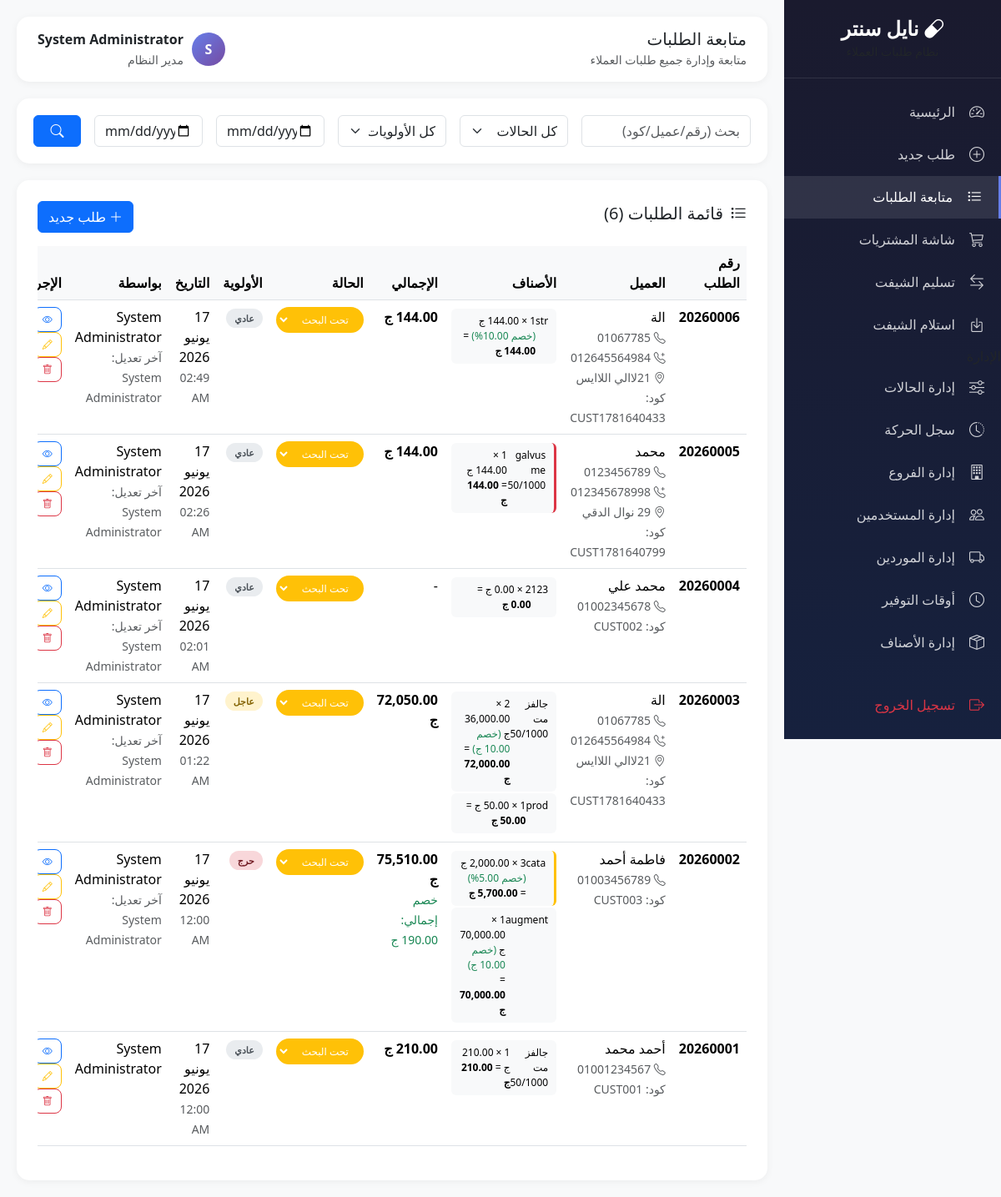
The page /modules/customer-requests/orders.php (signed in) on the database its author committed.
### tables this page shows
CREATE TABLE `orders` (
  `id` int(11) NOT NULL,
  `order_number` varchar(20) NOT NULL,
  `customer_id` int(11) DEFAULT NULL,
  `customer_code` varchar(50) DEFAULT NULL,
  `customer_name` varchar(100) NOT NULL,
  `customer_phone` varchar(20) DEFAULT NULL,
  `customer_phone2` varchar(20) DEFAULT NULL,
  `customer_address` varchar(255) DEFAULT NULL,
  `branch_code` varchar(20) DEFAULT NULL,
  `order_date` datetime DEFAULT current_timestamp(),
  `priority` enum('normal','urgent','critical') DEFAULT 'normal',
  `status_id` int(11) DEFAULT 1,
  `total_items` int(11) DEFAULT 0,
  `notes` text DEFAULT NULL,
  `created_by` int(11) NOT NULL,
  `created_at` timestamp NOT NULL DEFAULT current_timestamp(),
  `updated_by` int(11) DEFAULT NULL,
  `updated_at` timestamp NULL DEFAULT NULL,
  `total_discount_type` enum('percentage','fixed') DEFAULT NULL,
  `total_discount_value` decimal(10,2) DEFAULT 0.00,
  `final_total` decimal(10,2) DEFAULT 0.00
);

CREATE TABLE `order_items` (
  `id` int(11) NOT NULL,
  `order_id` int(11) NOT NULL,
  `product_id` int(11) DEFAULT NULL,
  `product_code` varchar(50) DEFAULT NULL,
  `product_name` varchar(200) NOT NULL,
  `quantity` int(11) DEFAULT 1,
  `notes` text DEFAULT NULL,
  `created_at` timestamp NOT NULL DEFAULT current_timestamp(),
  `unit_price` decimal(10,2) DEFAULT 0.00,
  `discount_type` enum('percentage','fixed') DEFAULT NULL,
  `discount_value` decimal(10,2) DEFAULT 0.00,
  `final_price` decimal(10,2) DEFAULT 0.00,
  `is_manual` tinyint(1) DEFAULT 0,
  `needs_purchase` tinyint(1) DEFAULT 0,
  `is_manual_product` tinyint(4) DEFAULT 0,
  `manual_product_name` varchar(200) DEFAULT NULL,
  `supplier_name` varchar(100) DEFAULT NULL,
  `supplier_phone` varchar(20) DEFAULT NULL,
  `delivery_time` varchar(50) DEFAULT NULL,
  `purchased_at` datetime DEFAULT NULL,
  `purchased_by` int(11) DEFAULT NULL,
  `updated_at` timestamp NULL DEFAULT NULL ON UPDATE current_timestamp()
);

CREATE TABLE `order_statuses` (
  `id` int(11) NOT NULL,
  `status_name` varchar(50) NOT NULL,
  `status_color` varchar(20) DEFAULT '#6c757d',
  `sort_order` int(11) DEFAULT 0,
  `is_default` tinyint(1) DEFAULT 0,
  `is_final` tinyint(1) DEFAULT 0,
  `is_active` tinyint(1) DEFAULT 1,
  `created_at` timestamp NOT NULL DEFAULT current_timestamp(),
  `updated_at` timestamp NOT NULL DEFAULT current_timestamp() ON UPDATE current_timestamp()
);

CREATE TABLE `users` (
  `id` int(11) NOT NULL,
  `username` varchar(50) NOT NULL,
  `password` varchar(255) NOT NULL,
  `full_name` varchar(100) NOT NULL,
  `role` enum('admin','pharmacist','purchaser','cashier') DEFAULT 'pharmacist',
  `branch_code` varchar(20) DEFAULT NULL,
  `phone` varchar(20) DEFAULT NULL,
  `is_active` tinyint(1) DEFAULT 1,
  `last_login` datetime DEFAULT NULL,
  `created_at` timestamp NOT NULL DEFAULT current_timestamp(),
  `updated_at` timestamp NOT NULL DEFAULT current_timestamp() ON UPDATE current_timestamp()
);

### core/config.php (called while the page is built, shortened)
<?php
function isLoggedIn() {
    return isset($_SESSION['user_id']) && !empty($_SESSION['user_id']);
}
function isAdmin() {
    return isLoggedIn() && $_SESSION['user_role'] === 'admin';
}
function arabicDate($date) {
    $d = new DateTime($date);
    $day = $d->format('d');
    $month = AR_MONTHS[(int)$d->format('m') - 1];
    $year = $d->format('Y');
    return "$day $month $year";
}

### modules/customer-requests/orders.php (the view, shortened to what this page needs)
<?php
require_once __DIR__ . '/../../core/config.php';
$db = getDB();
$search = $_GET['search'] ?? '';
$date_from = $_GET['date_from'] ?? '';
$date_to = $_GET['date_to'] ?? '';
$sql = "SELECT o.*, os.status_name, os.status_color, os.is_final, u.full_name as creator_name, updater.full_name as updater_name
        FROM orders o
        JOIN order_statuses os ON o.status_id = os.id
        JOIN users u ON o.created_by = u.id
        LEFT JOIN users updater ON o.updated_by = updater.id
        WHERE 1=1";
$params = [];
$sql .= " ORDER BY o.created_at DESC";
$stmt = $db->prepare($sql);
$stmt->execute($params);
$orders = $stmt->fetchAll();
$stmt = $db->query("SELECT * FROM order_statuses WHERE is_active = 1 ORDER BY sort_order");
$all_statuses = $stmt->fetchAll();
$orderItemsMap = [];
$stmt = $db->query("SELECT oi.*, o.order_number FROM order_items oi JOIN orders o ON oi.order_id = o.id");
$allItems = $stmt->fetchAll();
foreach ($allItems as $item) {
    $orderItemsMap[$item['order_id']][] = $item;
}
$page_title = 'متابعة الطلبات';
?>
<!DOCTYPE html>
<html lang="ar" dir="rtl">
<head>
    <link href="https://cdn.jsdelivr.net/npm/bootstrap@5.3.2/dist/css/bootstrap.rtl.min.css" rel="stylesheet">
    <link href="https://cdn.jsdelivr.net/npm/bootstrap-icons@1.11.1/font/bootstrap-icons.css" rel="stylesheet">
</head>
<body>
    <?php require_once __DIR__ . '/../../includes/sidebar.php'; ?>
    <div class="main-content">
        <div class="topbar">
            <div><h5 class="mb-0"><?= $page_title ?></h5><small class="text-muted">متابعة وإدارة جميع طلبات العملاء</small></div>
            <div class="d-flex align-items-center">
                <div class="user-avatar" style="width:40px;height:40px;border-radius:50%;background:linear-gradient(135deg, var(--primary), var(--secondary));color:white;display:flex;align-items:center;justify-content:center;font-weight:700;margin-left:10px;"><?= mb_substr($_SESSION['user_name'], 0, 1) ?></div>
                <div><div class="fw-bold"><?= $_SESSION['user_name'] ?></div><small class="text-muted"><?= $_SESSION['user_role'] === 'admin' ? 'مدير النظام' : 'صيدلي' ?></small></div>
            </div>
        </div>
        <div class="filter-card">
            <form method="GET" class="row g-3">
                <div class="col-md-3">
                    <input type="text" class="form-control" name="search" value="<?= $search ?>" placeholder="بحث (رقم/عميل/كود)">
                </div>
                <div class="col-md-2">
                    <select class="form-select" name="status">
                        <option value="">كل الحالات</option>
                    </select>
                </div>
                <div class="col-md-2">
                    <select class="form-select" name="priority">
                        <option value="">كل الأولويات</option>
                    </select>
                </div>
                <div class="col-md-2">
                    <input type="date" class="form-control" name="date_from" value="<?= $date_from ?>" placeholder="من">
                </div>
                <div class="col-md-2">
                    <input type="date" class="form-control" name="date_to" value="<?= $date_to ?>" placeholder="إلى">
                </div>
                <div class="col-md-1">
                    <button type="submit" class="btn btn-primary w-100"><i class="bi bi-search"></i></button>
                </div>
            </form>
        </div>
        <div class="content-card">
            <div class="d-flex justify-content-between align-items-center mb-3">
                <h5><i class="bi bi-list-task me-2"></i>قائمة الطلبات (<?= count($orders) ?>)</h5>
                <a href="new-order.php" class="btn btn-primary"><i class="bi bi-plus-lg me-1"></i>طلب جديد</a>
            </div>
            <div class="table-responsive">
                <table class="table table-hover">
                    <thead>
                        <tr>
                            <th>رقم الطلب</th>
                            <th>العميل</th>
                            <th>الأصناف</th>
                            <th>الإجمالي</th>
                            <th>الحالة</th>
                            <th>الأولوية</th>
                            <th>التاريخ</th>
                            <th>بواسطة</th>
                            <th>الإجراءات</th>
                        </tr>
                    </thead>
                    <tbody>
                        <?php foreach ($orders as $order):
                            $items = $orderItemsMap[$order['id']] ?? [];
                        ?>
                        <tr class="order-row">
                            <td class="fw-bold"><?= $order['order_number'] ?></td>
                            <td>
                                <?= $order['customer_name'] ?>
                                <?php if ($order['customer_phone']): ?>
                                    <br><small class="text-muted"><i class="bi bi-telephone"></i> <?= $order['customer_phone'] ?></small>
                                <?php endif; ?>
                                <?php if ($order['customer_phone2']): ?>
                                    <br><small class="text-muted"><i class="bi bi-telephone-plus"></i> <?= $order['customer_phone2'] ?></small>
                                <?php endif; ?>
                                <?php if ($order['customer_address']): ?>
                                    <br><small class="text-muted"><i class="bi bi-geo-alt"></i> <?= $order['customer_address'] ?></small>
                                <?php endif; ?>
                                <?php if ($order['customer_code']): ?>
                                    <br><small class="text-muted">كود: <?= $order['customer_code'] ?></small>
                                <?php endif; ?>
                            </td>
                            <td>
                                <?php if (count($items) > 0): ?>
                                    <?php foreach ($items as $item): ?>
                                    <div class="item-inline <?= $item['is_manual'] ? 'manual' : '' ?> <?= $item['needs_purchase'] ? 'purchase-needed' : '' ?>">
                                        <span><?= $item['product_name'] ?></span>
                                        <span>
                                            <?= $item['quantity'] ?> × <?= number_format($item['unit_price'], 2) ?> ج
                                            <?php if ($item['discount_value'] > 0): ?>
                                                <span class="text-success">(خصم <?= $item['discount_value'] ?><?= $item['discount_type'] === 'percentage' ? '%' : ' ج' ?>)</span>
                                            <?php endif; ?>
                                            = <strong><?= number_format($item['final_price'], 2) ?> ج</strong>
                                        </span>
                                    </div>
                                    <?php endforeach; ?>
                                <?php else: ?>
                                    <?= $order['total_items'] ?> صنف
                                <?php endif; ?>
                            </td>
                            <td>
                                <?php if ($order['final_total'] > 0): ?>
                                    <strong><?= number_format($order['final_total'], 2) ?> ج</strong>
                                    <?php if ($order['total_discount_value'] > 0): ?>
                                        <br><small class="text-success">خصم إجمالي: <?= $order['total_discount_value'] ?><?= $order['total_discount_type'] === 'percentage' ? '%' : ' ج' ?></small>
                                    <?php endif; ?>
                                <?php else: ?>
                                    -
                                <?php endif; ?>
                            </td>
                            <td>
                                <?php if ($order['is_final']): ?>
                                    <span class="status-badge" style="background: <?= $order['status_color'] ?>">
                                        <?= $order['status_name'] ?>
                                    </span>
                                <?php else: ?>
                                    <select class="status-select" style="background: <?= $order['status_color'] ?>; border-color: <?= $order['status_color'] ?>"
                                            onchange="changeStatus(<?= $order['id'] ?>, this.value)">
                                        <?php foreach ($all_statuses as $s): ?>
                                        <option value="<?= $s['id'] ?>" <?= $order['status_id'] == $s['id'] ? 'selected' : '' ?>
                                                style="background: <?= $s['status_color'] ?>; color: white">
                                            <?= $s['status_name'] ?>
                                        </option>
                                        <?php endforeach; ?>
                                    </select>
                                <?php endif; ?>
                            </td>
                            <td>
                                <span class="priority-badge priority-<?= $order['priority'] ?>">
                                    <?= $order['priority'] === 'normal' ? 'عادي' : ($order['priority'] === 'urgent' ? 'عاجل' : 'حرج') ?>
                                </span>
                            </td>
                           <td><?= arabicDate($order['order_date']) ?><br><small class="text-muted"><?= date('h:i A', strtotime($order['order_date'])) ?></small></td>
                            <td>
                                <?= $order['creator_name'] ?>
                                <?php if ($order['updater_name']): ?>
                                    <br><small class="text-muted">آخر تعديل: <?= $order['updater_name'] ?></small>
                                <?php endif; ?>
                            </td>
                            <td>
                                <a href="?view=<?= $order['id'] ?>" class="btn btn-sm btn-outline-primary btn-action">
                                    <i class="bi bi-eye"></i>
                                </a>
                                <a href="edit-order.php?id=<?= $order['id'] ?>" class="btn btn-sm btn-outline-warning btn-action">
                                    <i class="bi bi-pencil"></i>
                                </a>
                                <?php if (isAdmin()): ?>
                                <a href="?delete=<?= $order['id'] ?>" class="btn btn-sm btn-outline-danger btn-action" onclick="return confirm('هل أنت متأكد من الحذف؟')">
                                    <i class="bi bi-trash"></i>
                                </a>
                                <?php endif; ?>
                            </td>
                        </tr>
                        <?php endforeach; ?>
                    </tbody>
                </table>
            </div>
        </div>
    </div>
</body>
</html>

### modules/customer-requests/orders.php (style rules this page uses)
:root { --primary: #667eea; --secondary: #764ba2; }
body { background: #f8f9fa; font-family: 'Segoe UI', Tahoma, Geneva, Verdana, sans-serif; }
.main-content { margin-right: 260px; padding: 20px; }
.topbar { background: white; border-radius: 15px; padding: 15px 25px; margin-bottom: 20px; box-shadow: 0 2px 10px rgba(0,0,0,0.05); display: flex; justify-content: space-between; align-items: center; }
.content-card { background: white; border-radius: 15px; padding: 25px; box-shadow: 0 2px 10px rgba(0,0,0,0.05); }
.priority-badge { padding: 4px 10px; border-radius: 15px; font-size: 11px; font-weight: 600; }
.priority-normal { background: #e9ecef; color: #495057; }
.priority-urgent { background: #fff3cd; color: #856404; }
.priority-critical { background: #f8d7da; color: #721c24; }
.btn-action { padding: 5px 10px; border-radius: 8px; font-size: 12px; }
.filter-card { background: white; border-radius: 15px; padding: 20px; margin-bottom: 20px; box-shadow: 0 2px 10px rgba(0,0,0,0.05); }
.table th { background: #f8f9fa; font-weight: 600; }
.status-select { border-radius: 20px; padding: 4px 12px; font-size: 12px; border: 2px solid; color: white; cursor: pointer; }
.item-inline { background: #f8f9fa; border-radius: 6px; padding: 6px 10px; margin: 2px 0; font-size: 12px; display: flex; justify-content: space-between; }
.item-inline.manual { border-right: 3px solid #ffc107; }
.item-inline.purchase-needed { border-right: 3px solid #dc3545; }

### rows shown on the page
orders: order_number "20260006", customer_name "الة", customer_phone "01067785", customer_phone2 "012645564984", customer_address "21لاالي اللاايس", customer_code "CUST1781640433", final_total "144.00", status+id "تحت البحث", priority "عادي", order_date "17 يونيو 2026", order_date "02:49 AM", created_by.full_name "System Administrator"
order_items: product_name "str", unit_price "144.00", discount_value "10.00", final_price "144.00"
orders: order_number "20260005", customer_name "محمد", customer_phone "0123456789", customer_phone2 "012345678998", customer_address "29 نوال الدقي", customer_code "CUST1781640799", final_total "144.00", status+id "تحت البحث", priority "عادي", order_date "17 يونيو 2026", order_date "02:26 AM", created_by.full_name "System Administrator"
order_items: product_name "galvus me 50/1000", final_price "144.00"
orders: order_number "20260004", customer_name "محمد علي", customer_phone "01002345678", customer_code "CUST002", status+id "تحت البحث", priority "عادي", order_date "17 يونيو 2026", order_date "02:01 AM", created_by.full_name "System Administrator"
order_items: product_name "123", unit_price "0.00", final_price "0.00"
orders: order_number "20260003", customer_name "الة", customer_phone "01067785", customer_phone2 "012645564984", customer_address "21لاالي اللاايس", customer_code "CUST1781640433", final_total "72,050.00", status+id "تحت البحث", priority "عاجل", order_date "17 يونيو 2026", order_date "01:22 AM", created_by.full_name "System Administrator"
order_items: product_name "جالفز مت 50/1000", unit_price "36,000.00", discount_value "10.00", discount_type "ج", final_price "72,000.00"
order_items: product_name "prod", unit_price "50.00", final_price "50.00"
orders: order_number "20260002", customer_name "فاطمة أحمد", customer_phone "01003456789", customer_code "CUST003", final_total "75,510.00", total_discount_value "190.00", total_discount_type "ج", status+id "تحت البحث", priority "حرج", order_date "17 يونيو 2026", order_date "12:00 AM", created_by.full_name "System Administrator"
order_items: product_name "cata", unit_price "2,000.00", discount_value "5.00", final_price "5,700.00"
order_items: product_name "augment", unit_price "70,000.00", discount_type "ج", final_price "70,000.00"
orders: order_number "20260001", customer_name "أحمد محمد", customer_phone "01001234567", customer_code "CUST001", final_total "210.00", status+id "تحت البحث", priority "عادي", order_date "17 يونيو 2026", order_date "12:00 AM", created_by.full_name "System Administrator"
order_items: product_name "جالفز مت 50/1000", unit_price "210.00", final_price "210.00"

### other values the page prints
$page_title "متابعة الطلبات"
mb_substr($_SESSION['user_name'], 0, 1) "S"
$_SESSION['user_name'] "System Administrator"
count($orders) "6"
